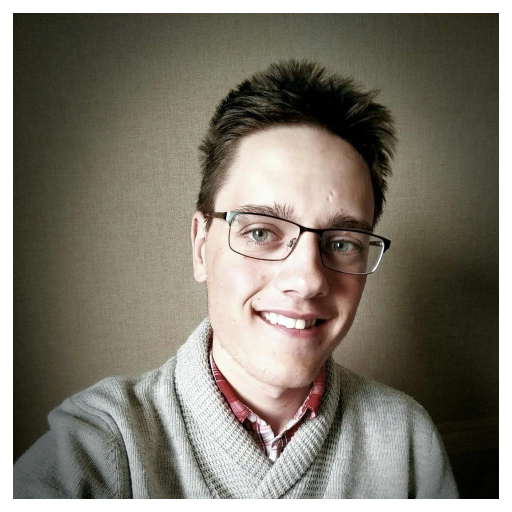
#> input picture images/adam-resized.jpg, 1024 x 1024 px, given in place of adam-resized.jpg.jpg, which was not available (shown at 1/2 size)
$ python template.py
#> lines starting #> are read from the running program, lines starting #| are printed output that depends on the picture; pictures that were not available may be replaced by others from this repository, and a replacement may not be noted
import os
import math
import multiprocessing
from collections import OrderedDict

import cv2
import numpy as np
from matplotlib import pyplot as plt


# All the 6 methods for comparison in a list
METHODS_MAX = ['cv2.TM_CCOEFF', 'cv2.TM_CCOEFF_NORMED', 'cv2.TM_CCORR', 'cv2.TM_CCORR_NORMED']
METHODS_MIN = ['cv2.TM_SQDIFF', 'cv2.TM_SQDIFF_NORMED']
METHODS = METHODS_MAX + METHODS_MIN

# Target location of template
TARGET_LOC = (430, 406)


def safe_imread(img_name):
    img_path = os.path.join('images', img_name)
    img = cv2.imread(img_path, 0)
    if img is None:
        raise ValueError("No image at '{}'".format(img_name))
    return img

def compute_mse(results, target_loc, threshold=0.95):
    """
    Compute the mean squared error
    :return: str, name of method minimising the MSE
    """
    target_y, target_x = target_loc

    def do_single_mse(m, r, mse):
        e = []
        it = np.nditer(r, flags=['multi_index'])
        while not it.finished:
            v = it[0]
            y, x = it.multi_index
            if v >= threshold:
                e.append(math.sqrt((y-target_y)**2 + (x-target_x)**2))
            it.iternext()
        mse[m] = sum(e) / len(e)

    # Start multithreaded jobs
    manager = multiprocessing.Manager()
    mse = manager.dict()
    jobs = []
    for m, r in results.items():
        p = multiprocessing.Process(target=do_single_mse, args=(m, r, mse))
        jobs.append(p)
        p.start()

    # Wait for completion
    for proc in jobs:
        proc.join()

    # Sort by ascending error
    mse = OrderedDict(sorted(mse.items(), key=lambda x: x[1]))
    for m, e in mse.items():
        print('Method {0: <20}: {1}'.format(m, e))

    return list(mse.items())[0][0]


def apply_methods(draw=True):
    results = {}

    for m in METHODS:
        # apply template matching by sliding template over original image
        # performs well as long as the template is a direct crop from the image
        res = cv2.matchTemplate(template, img, eval(m))
        cv2.normalize(res, res, 0, 1, cv2.NORM_MINMAX)
        min_val, max_val, min_loc, max_loc = cv2.minMaxLoc(res)
        results[m] = res

        # Top left corner
        match_loc = max_loc if m in METHODS_MAX else min_loc
        print('[{0: <20}] match loc = {1}'.format(m, match_loc))
        bottom_right = (match_loc[0] + w, match_loc[1] + h)

        # draw box on template
        if draw:
            cv2.rectangle(img, match_loc, bottom_right, 255, 2)

            plt.clf()
            plt.subplot(122), plt.imshow(img, cmap='gray')
            plt.title('Detected Point'), plt.xticks([]), plt.yticks([])
            plt.subplot(121), plt.imshow(res, cmap='gray')
            plt.title('Matching Result'), plt.xticks([]), plt.yticks([])
            plt.show()

    best_method = compute_mse(results, TARGET_LOC)
    print('Best method is {}.'.format(best_method))


img_name = input("Input an image name: \n")
#> the answer given: images/adam-resized.jpg
img      = '{}.jpg'.format(img_name)
template = '{}3.jpg'.format(img_name)
print('Using image src ' + img)
print('Using image template ' + template)

# Load images
img      = safe_imread(img)
#> in safe_imread, `img = cv2.imread(img_path, 0)`:
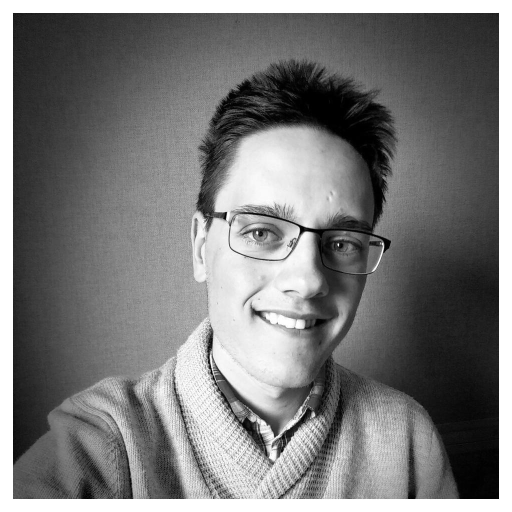
#> img: shape (1024, 1024) (shown at 1/2 size); min 0, max 255, mean 120.7
template = safe_imread(template)
#> call 2 of safe_imread, with img_name = 'images/adam-resized.jpg3.jpg'
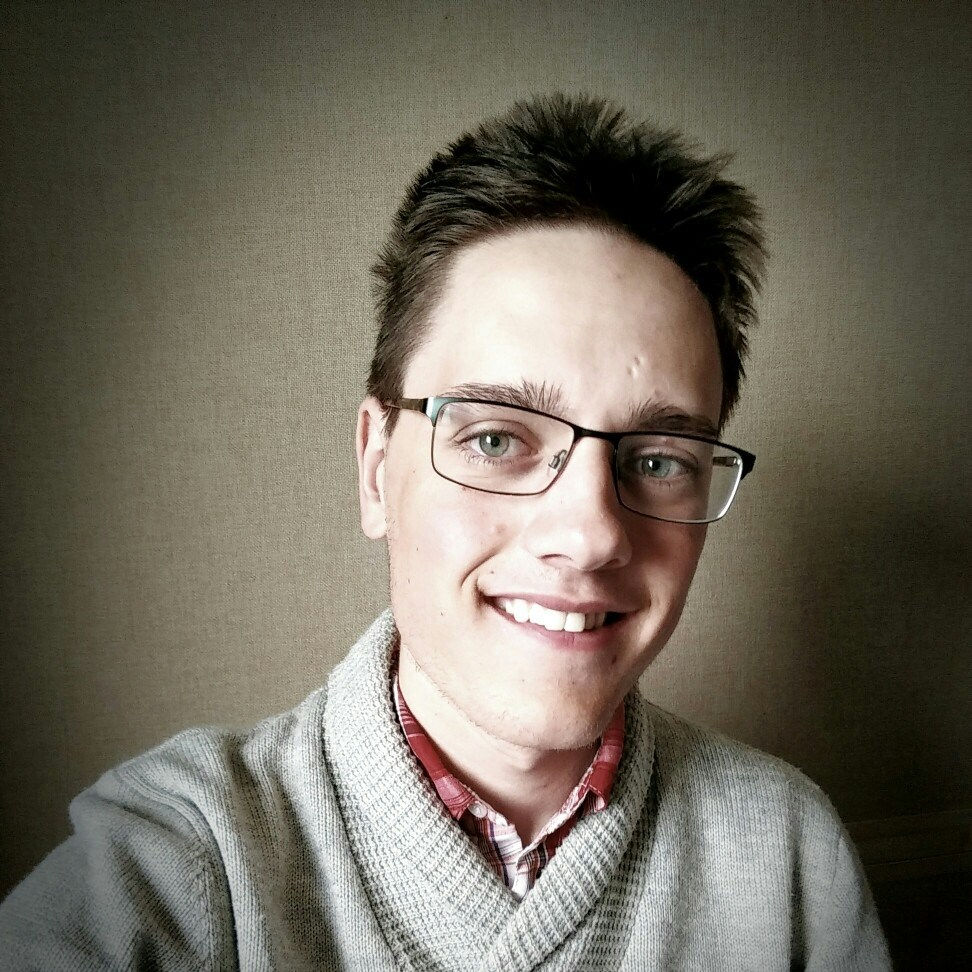
#> input picture images/adam.jpg, 972 x 972 px, given in place of adam-resized.jpg3.jpg, which was not available
#> in safe_imread (call 2), `img = cv2.imread(img_path, 0)`:
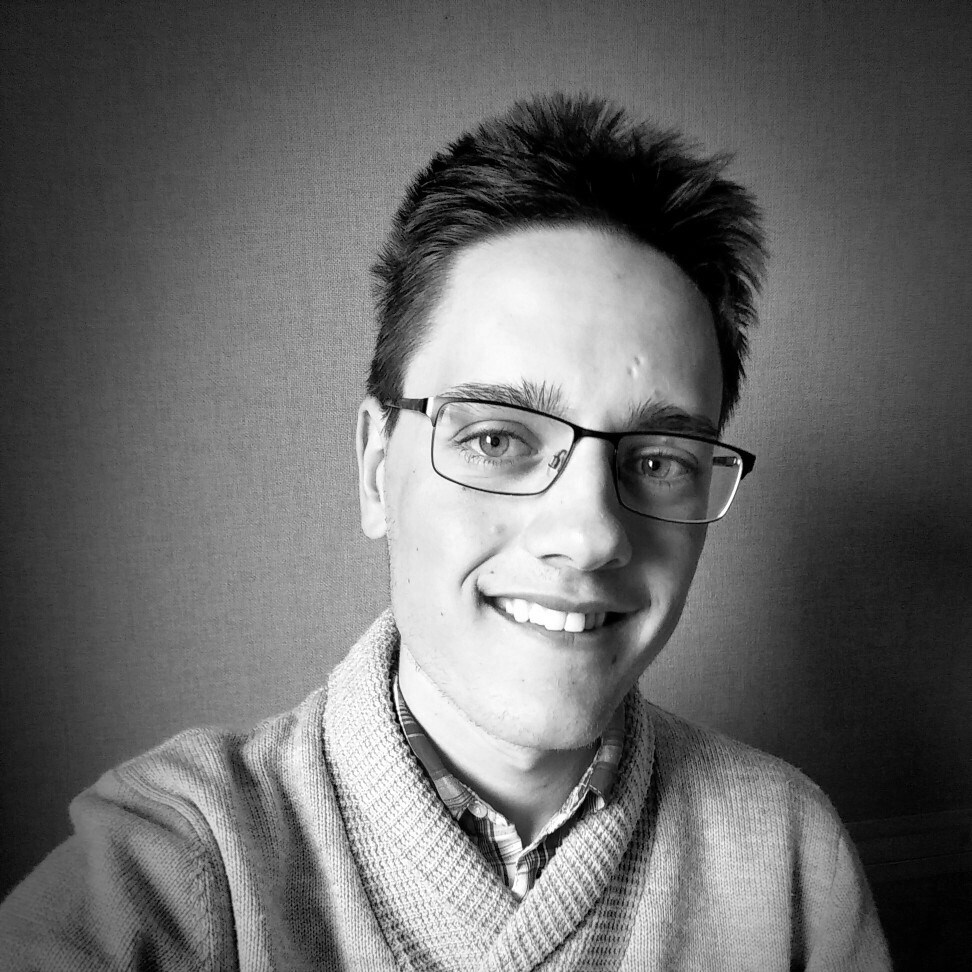
#> img: shape (972, 972); min 0, max 255, mean 105.9
w, h = template.shape[::-1]
#> w = 972; h = 972

apply_methods(draw=False)
#> the loop in apply_methods, `for m in METHODS:` made 6 passes
#> (min_val, min_loc, max_loc) on passes 1 to 6: (5.37e-08, (52, 0), (26, 26)), (4.61e-08, (52, 0), (26, 26)), (-4.48e-07, (52, 26), (26, 26)), (9.53e-08, (52, 0), (26, 26)), (2.06e-10, (26, 26), (52, 0)), (6.87e-12, (26, 26), (52, 0))
#| [cv2.TM_CCOEFF       ] match loc = (26, 26)
#| [cv2.TM_CCOEFF_NORMED] match loc = (26, 26)
#| [cv2.TM_CCORR        ] match loc = (26, 26)
#| [cv2.TM_CCORR_NORMED ] match loc = (26, 26)
#| [cv2.TM_SQDIFF       ] match loc = (26, 26)
#| [cv2.TM_SQDIFF_NORMED] match loc = (26, 26)
#> pass 1, in apply_methods, `res = cv2.matchTemplate(template, img, eval(m))`:
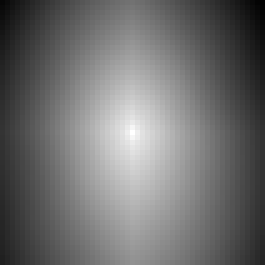
#> res: shape (53, 53) float32 (shown 5 times larger); min 2.33e+09, max 3.95e+09, mean 3.04e+09; drawn with min black and max white
#> pass 2, in apply_methods, `res = cv2.matchTemplate(template, img, eval(m))`:
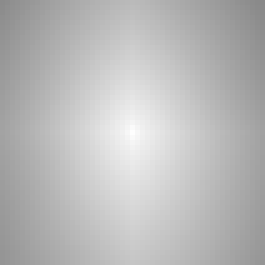
#> res: shape (53, 53) float32 (shown 5 times larger); min 0.536, max 0.998, mean 0.73
#> pass 3, in apply_methods, `res = cv2.matchTemplate(template, img, eval(m))`:
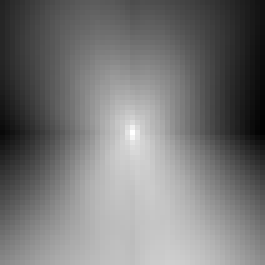
#> res: shape (53, 53) float32 (shown 5 times larger); min 1.38e+10, max 1.46e+10, mean 1.42e+10; drawn with min black and max white
#> after the loop in apply_methods, `for m in METHODS:`:
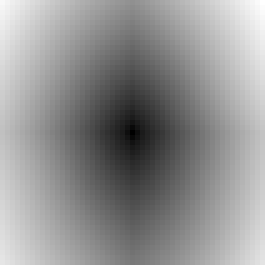
#> res: shape (53, 53) float32 (shown 5 times larger); min 6.87e-12, max 1, mean 0.572
#> after the loop in apply_methods, `for m in METHODS:`: results = 6 items
#> (the program exits here)
